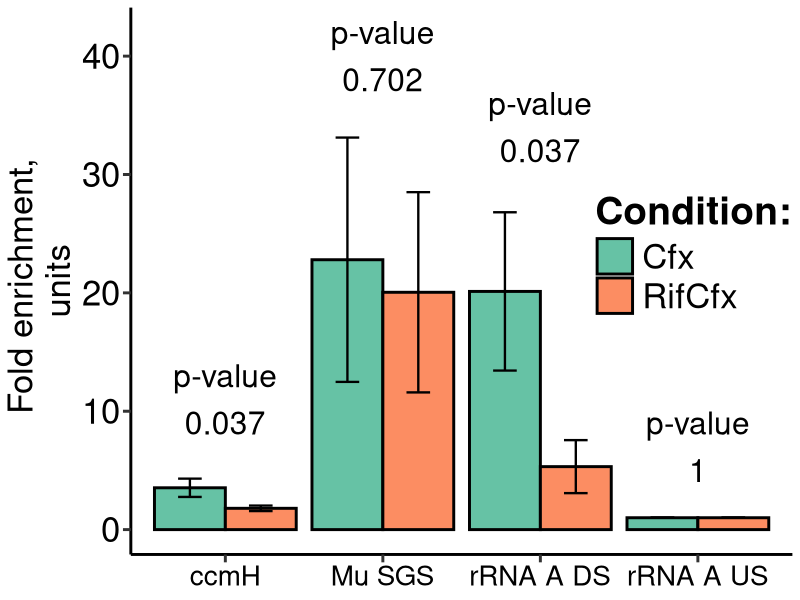
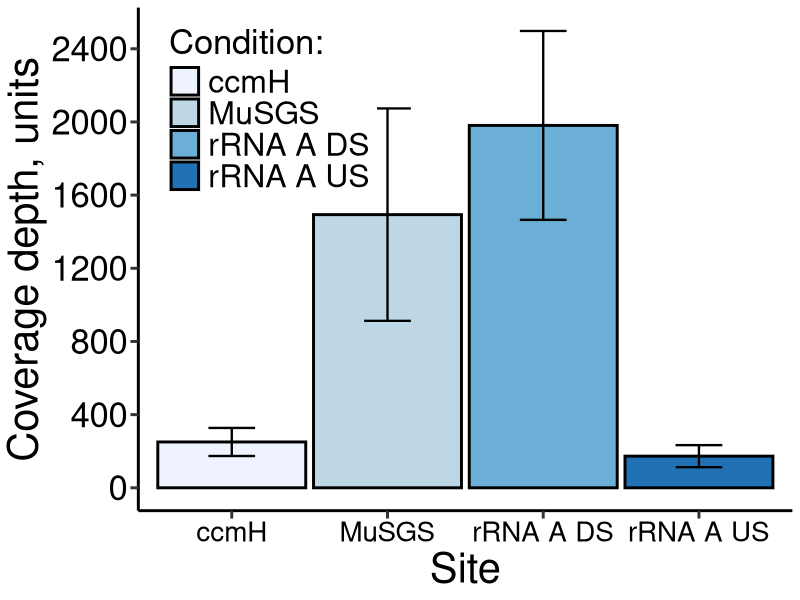
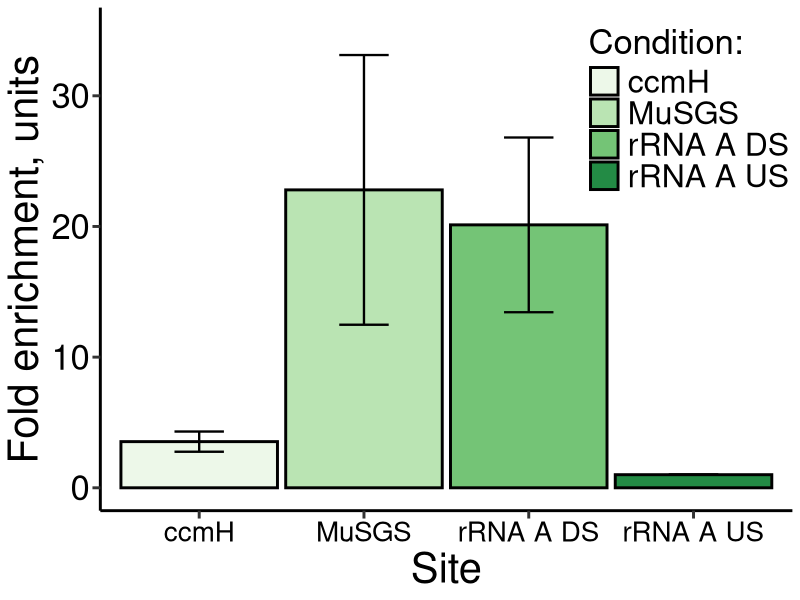
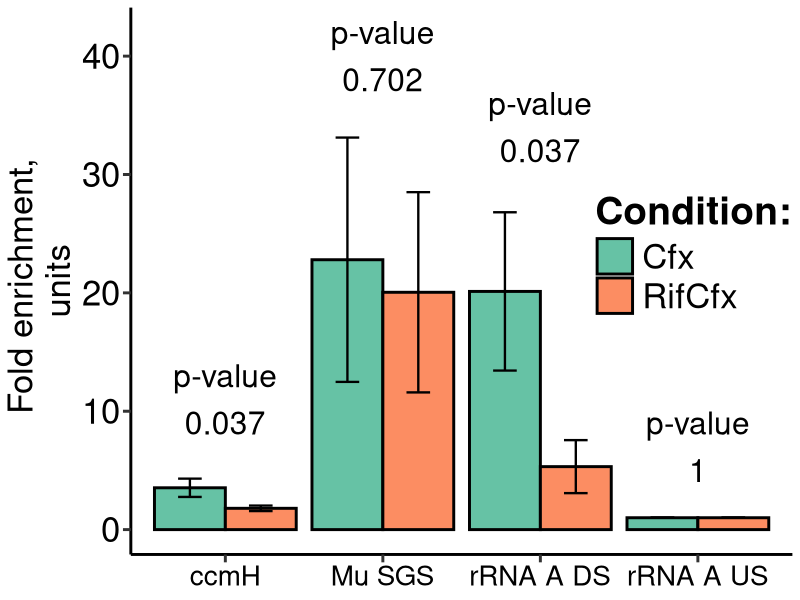
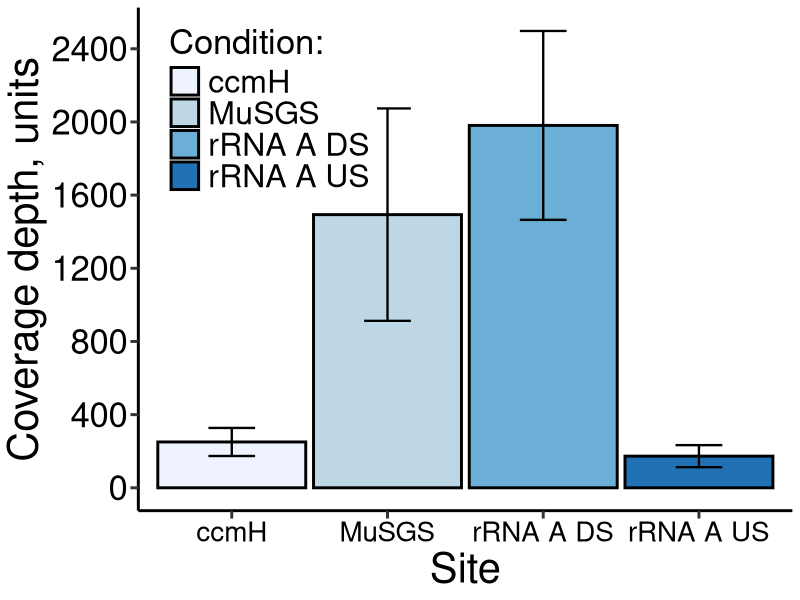
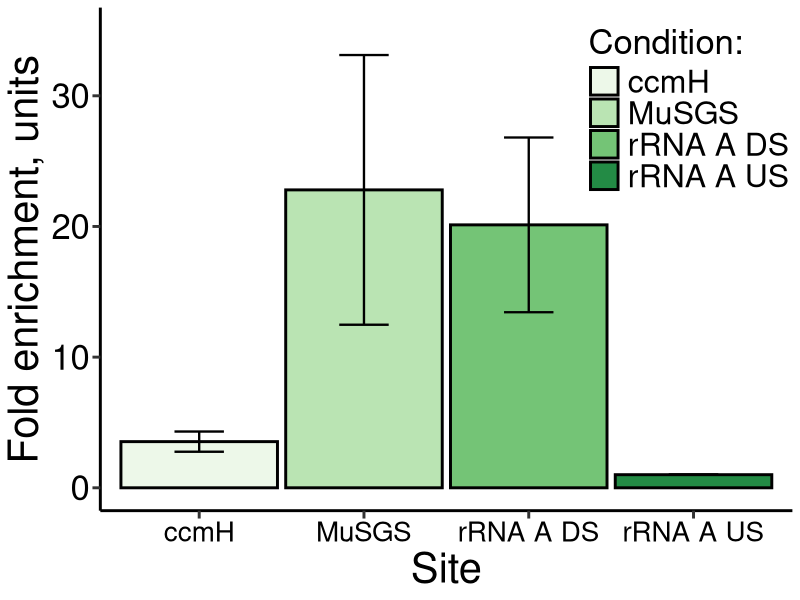

R code for these plots, in order:
###############################################
##Dmitry Sutormin, 2018##
##Topo-Seq analysis##

#Script vizualises qPCR data.
###############################################

#######
#Libraries to be imported (or installed).
#######

#install.packages("ggplot2")
library(ggplot2)

#######
#Variables to be defined.
#######

#Output path for plots.
Outpath <- 'C:/Sutor/science/DNA-gyrase/reports and burocraty/Papers/PICTURES/qPCR/qPCR_Cfx_RifCfx_test.png'
Outpath_qpcr_cfx <- 'C:/Sutor/science/DNA-gyrase/reports and burocraty/Papers/PICTURES/qPCR/qPCR_Cfx_test.png'
Outpath_cov_cfx <- 'C:/Sutor/science/DNA-gyrase/reports and burocraty/Papers/PICTURES/qPCR/cov_Cfx_test.png'

#######
#qPCR data (units). 
#For raw data (Ct and transformations of it) look at Summary_table.xlsx, sheet DS1.
#######

#Cfx Topo-qPCR fold enrichment
CFX_Mu<-c(32.82, 19.93, 15.65)
CFX_2394<-c(2.77, 4.02, 3.81)
CFX_3602<-c(1, 1, 1.01)
CFX_3594<-c(14.97, 19.01, 26.39)
#RifCfx Topo-qPCR fold enrichment
RifCFX_Mu<-c(24.95, 23.57, 11.63)
RifCFX_2394<-c(1.78, 2.01, 1.61)
RifCFX_3602<-c(1, 1, 1.01)
RifCFX_3594<-c(3.86, 7.52, 4.58)
#Cfx Topo-Seq mean coverage depth
Cov_CFX_Mu<-c(1203.0, 1783.508)
Cov_CFX_2394<-c(241.155, 189.264, 321.2)
Cov_CFX_3602<-c(195.245, 113.311, 210.311)
Cov_CFX_3594<-c(2271.133, 2205.693, 1466.08)

samples_list<-list(CFX_Mu, CFX_2394, CFX_3602, CFX_3594, RifCFX_Mu, RifCFX_2394, RifCFX_3602, RifCFX_3594)

#######
#Returns mean for the list, standard deviation and standard error
#######

Stat_function<-function(x) {
  x_mean<-mean(x)
  x_sd<-sd(x)
  x_se<-x_sd/sqrt(length(x))
  return(c(x_mean, x_sd, x_se, length(x)))
}

samples_data<-t(data.frame(lapply(samples_list, Stat_function)))

samples_data<-data.frame(samples_data, c("Mu SGS", "ccmH", "rRNA A US", "rRNA A DS", 
                                         "Mu SGS", "ccmH", "rRNA A US", "rRNA A DS"), 
                                       c("Cfx","Cfx","Cfx","Cfx", 
                                         "RifCfx", "RifCfx", "RifCfx", "RifCfx"))


rownames(samples_data)<-c("Cfx_Mu", "Cfx_2394", "Cfx_3602", "Cfx_3594", 
                          "RifCfx_Mu", "RifCfx_2394", "RifCfx_3602", "RifCfx_3594")
colnames(samples_data)<-c("mean", "sd", "se", "len", "name", "antib_index")

samples_data

#######
#Calculates boundaries for ~0.95 confidence interval (mean +/-2*SE)
#######

limits <- aes(ymax = samples_data$mean + 2*samples_data$se,
              ymin = samples_data$mean - 2*samples_data$se)

#######
#Calculates t-test between correspondence sets of values from Cfx and RifCfx groups. 
#Prepares data for plotting.
#######

p_value_labels <- c(replicate(4, "p-value"), '','','','')

p_value_label_y <- c(42, 13, 9, 36, 0, 0, 0, 0)
p_value_label_x <- c(2, 1, 4, 3, 1, 2, 3, 4)

p_value_values <- c(round(t.test(CFX_Mu, RifCFX_Mu)$p.value, digits=3),
                     round(t.test(CFX_2394, RifCFX_2394)$p.value, digits=3),
                     round(t.test(CFX_3602, RifCFX_3602)$p.value, digits=3),
                     round(t.test(CFX_3594, RifCFX_3594)$p.value, digits=3), '','','','')
p_value_value_y <- c(38, 9, 5, 32, 0, 0, 0, 0)
p_value_value_x <- c(2, 1, 4, 3, 1, 2, 3, 4)

#######
#Plotting barplot compares Cfx and RifCfx qPCR data.
#######

p <- ggplot(data = samples_data, aes(x = name, y = mean, fill = antib_index)) +
  geom_bar(stat = "identity", color="black", width=0.9, size=1, position = position_dodge(width = 0.9)) +
  geom_errorbar(limits, position = position_dodge(width = 0.9), width = 0.3, size=0.8) +
  labs(x = NULL, y = "Fold enrichment, \nunits") +
  scale_fill_brewer(palette="Set2", name="Condition:") +
  geom_text(aes(x=p_value_label_x, y=p_value_label_y, label=p_value_labels), 
                size=8) +
  geom_text(aes(x=p_value_value_x, y=p_value_value_y, label=p_value_values), 
            size=8) +
  theme(axis.line=element_line(size=1), axis.ticks=element_line(size=1), axis.text.x=element_text(size=20, color='black'),
        axis.text.y=element_text(size=25, color='black'), axis.title.y=element_text(size=25), axis.title.x=element_text(size=25),
        panel.background=element_rect(fill="white"), axis.ticks.length=unit(0.2, "cm"), 
        legend.position=c(0.85,0.55), legend.text=element_text(size=25), 
        legend.title=element_text(size=28, face = "bold"), legend.key.size=unit(1, "cm"))+
  scale_y_continuous(breaks=seq(0, 45, 10), limits=c(0,42))
p

ggsave(Outpath, units="in", width=8, height=4, dpi=600)


#######
#Coverage data processing.
#######

#Cfx Topo-Seq mean coverage depth
Cov_CFX_Mu<-c(1203.0, 1783.508)
Cov_CFX_2394<-c(241.155, 189.264, 321.2)
Cov_CFX_3602<-c(195.245, 113.311, 210.311)
Cov_CFX_3594<-c(2271.133, 2205.693, 1466.08)

samples_list_cov<-list(Cov_CFX_Mu, Cov_CFX_2394, Cov_CFX_3602, Cov_CFX_3594)

#######
#Returns mean for the list, standard deviation and standard error
#######

Stat_function<-function(x) {
  x_mean<-mean(x)
  x_sd<-sd(x)
  x_se<-x_sd/sqrt(length(x))
  return(c(x_mean, x_sd, x_se, length(x)))
}

samples_data_cov<-t(data.frame(lapply(samples_list_cov, Stat_function)))

samples_data_cov<-data.frame(samples_data_cov, c("MuSGS", "ccmH", "rRNA A US", "rRNA A DS"), 
                         c("Cfx","Cfx","Cfx","Cfx"))


rownames(samples_data_cov)<-c("cov_Cfx_Mu", "cov_Cfx_2394", "cov_Cfx_3602", "cov_Cfx_3594")
colnames(samples_data_cov)<-c("mean", "sd", "se", "len", "name", "antib_index")

samples_data_cov

#######
#Calculates boundaries for ~0.95 confidence interval (mean +/-2*SE)
#######

limits_cov <- aes(ymax = samples_data_cov$mean + 2*samples_data_cov$se,
              ymin = samples_data_cov$mean - 2*samples_data_cov$se)

#######
#Plotting.
#######

p <- ggplot(data = samples_data_cov, aes(x = name, y = mean, fill = name)) +
  geom_bar(stat = "identity", color="black", width=0.95, size=1, position = position_dodge(width = 0.9)) +
  geom_errorbar(limits_cov, position = position_dodge(width = 0.95), width = 0.3, size=0.8) +
  labs(x = "Site", y = "Coverage depth, units") +
  scale_fill_brewer(palette="Blues", name="Condition:") +
  theme(axis.line=element_line(size=1), axis.ticks=element_line(size=1), axis.text.x=element_text(size=20, color='black'),
        axis.text.y=element_text(size=25, color='black'), axis.title.y=element_text(size=30), axis.title.x=element_text(size=30),
        panel.background=element_rect(fill="white"), axis.ticks.length=unit(0.2, "cm"), 
        legend.position=c(0.2,0.8), legend.text=element_text(size=23), 
        legend.title=element_text(size=25), legend.key.size=unit(0.8, "cm"))+
  scale_y_continuous(breaks=seq(0, 2500, 400), limits=c(0,2500))
p

ggsave(Outpath_cov_cfx, units="in", width=8, height=8, dpi=600)


#######
#Cfx qPCR data processing.
#######

#Cfx Topo-qPCR fold enrichment
CFX_Mu<-c(32.82, 19.93, 15.65)
CFX_2394<-c(2.77, 4.02, 3.81)
CFX_3602<-c(1, 1, 1.01)
CFX_3594<-c(14.97, 19.01, 26.39)

samples_list_cov<-list(CFX_Mu, CFX_2394, CFX_3602, CFX_3594)

#######
#Returns mean for the list, standard deviation and standard error
#######

Stat_function<-function(x) {
  x_mean<-mean(x)
  x_sd<-sd(x)
  x_se<-x_sd/sqrt(length(x))
  return(c(x_mean, x_sd, x_se, length(x)))
}

samples_data_cov<-t(data.frame(lapply(samples_list_cov, Stat_function)))

samples_data_cov<-data.frame(samples_data_cov, c("MuSGS", "ccmH", "rRNA A US", "rRNA A DS"), 
                             c("Cfx","Cfx","Cfx","Cfx"))


rownames(samples_data_cov)<-c("cov_Cfx_Mu", "cov_Cfx_2394", "cov_Cfx_3602", "cov_Cfx_3594")
colnames(samples_data_cov)<-c("mean", "sd", "se", "len", "name", "antib_index")

samples_data_cov

#######
#Calculates boundaries for ~0.95 confidence interval (mean +/-2*SE)
#######

limits_cov <- aes(ymax = samples_data_cov$mean + 2*samples_data_cov$se,
                  ymin = samples_data_cov$mean - 2*samples_data_cov$se)

#######
#Plotting.
#######

p <- ggplot(data = samples_data_cov, aes(x = name, y = mean, fill = name)) +
  geom_bar(stat = "identity", color="black", width=0.95, size=1, position = position_dodge(width = 0.9)) +
  geom_errorbar(limits_cov, position = position_dodge(width = 0.9), width = 0.3, size=0.8) +
  labs(x = "Site", y = "Fold enrichment, units") +
  scale_fill_brewer(palette="Greens", name="Condition:") +
  theme(axis.line=element_line(size=1), axis.ticks=element_line(size=1), axis.text.x=element_text(size=20, color='black'),
        axis.text.y=element_text(size=25, color='black'), axis.title.y=element_text(size=30), axis.title.x=element_text(size=30),
        panel.background=element_rect(fill="white"), axis.ticks.length=unit(0.2, "cm"), 
        legend.position=c(0.85,0.8), legend.text=element_text(size=23), 
        legend.title=element_text(size=25), legend.key.size=unit(0.8, "cm"))+
  scale_y_continuous(breaks=seq(0, 40, 10), limits=c(0,35))
p

ggsave(Outpath_qpcr_cfx, units="in", width=8, height=8, dpi=600)




